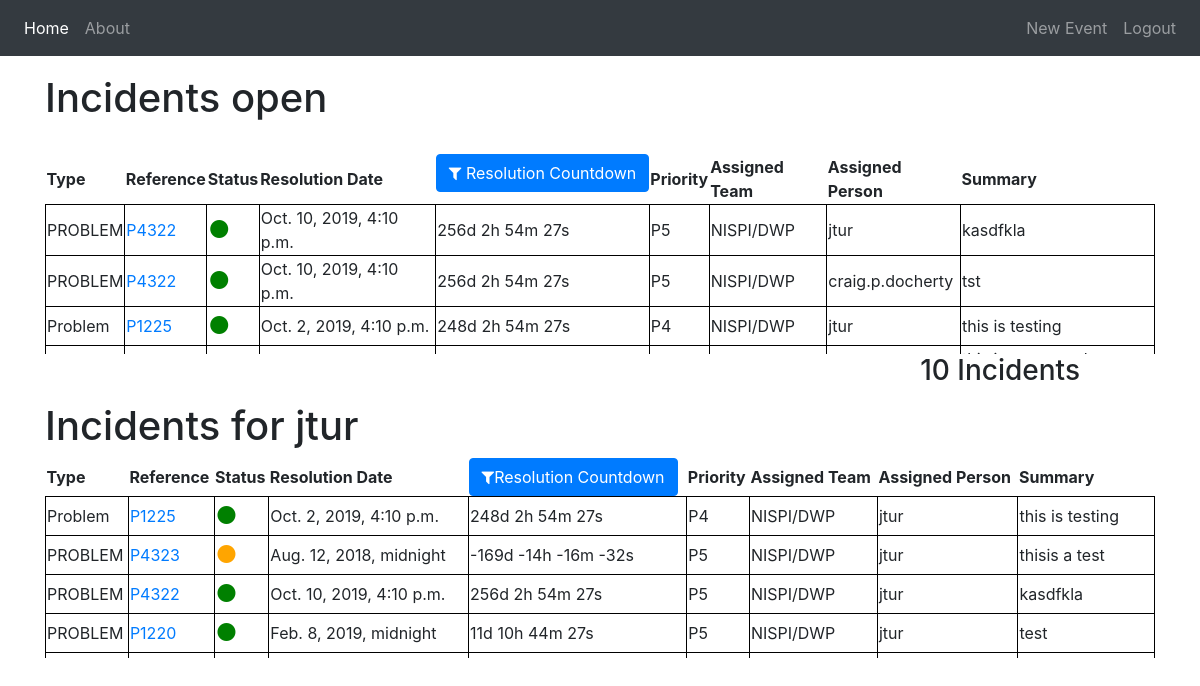
Screenshot of / (signed in) with the database file from the repository.
### tracker/models.py (models this page shows, shortened)
class Event(models.Model):
    PRIORITY = (
        ('P1', 'P1'),
        ('P2', 'P2'),
        ('P3', 'P3'),
        ('P4', 'P4'),
        ('P5', 'P5'),
    )
    STATUS = (
        (1, '1'),
        (2, '2'),
        (3, '3'),
    )
    TYPE = (
        ('PROBLEM', 'Problem'),
        ('INCIDENT', 'Incident'),
    )
    TEAM = (
        ('NISPI/DWP', 'NISPI/DWP'),
    )
    type = models.CharField(
        choices=TYPE,
        max_length=10,
        default='Problem'
    )
    reference = models.CharField(max_length=10)
    status = models.IntegerField(choices=STATUS, default='1')
    resolution_date = models.DateTimeField()
    priority = models.CharField(
        max_length=2,
        choices=PRIORITY,
        default='P5',
    )
    assigned_team = models.CharField(choices=TEAM, default='NISPI/DWP', max_length=20)
    assigned_person = models.ForeignKey(User, default=User, on_delete=models.CASCADE)
    summary = models.TextField()

### tracker/views.py (the view)
# urls.py: path('', EventListView.as_view(), name='tracker-home'),
class EventListView(ListView):
    model = Event
    template_name = 'tracker/home.html'
    context_object_name = 'events'
    def get_queryset(self):
        toggle = self.request.session.get('toggleTime',None)
        if toggle is None:
            self.request.session['toggleTime'] = False
            toggle = False
        if toggle:
            qs = super().get_queryset()
            return qs.order_by('-resolution_date')
        else:
            return Event.objects.all()
    def get_context_data(self, **kwargs):
        username = None
        toggle = self.request.session.get('toggleTime2', None)
        if self.request.user.is_authenticated:
            username = self.request.user.username
            context = super(EventListView, self).get_context_data(**kwargs)
            if toggle is None:
                self.request.session['toggleTime2'] = False
                toggle = False
            if toggle:
                context['values'] = Event.objects.all().filter(assigned_person__username=username)
            else:
                context['values'] = Event.objects.all().filter(assigned_person__username=username).order_by('-resolution_date')
            context['total_incidents'] = Event.objects.all().count()
            return context

### tracker/templates/tracker/home.html (shortened to what this page needs)
{% extends "tracker/base.html" %}
{% load static %}
{% block content %}
{% if user.is_authenticated %}
<h1> Incidents open </h1>
<br>
<div class="myDIV">
    <table>
        <tr>
            <th>Type</th>
            <th>Reference</th>
            <th>Status </th>
            <th>Resolution Date</th>
            <th id="filterButton1" class="btn btn-primary">
            <span class="fa fa-filter"></span>
            Resolution Countdown</th>
            <th>Priority</th>
            <th>Assigned Team</th>
            <th>Assigned Person</th>
            <th>Summary</th>
        </tr>
        {% for event in events %}
          <tr>
            <td>{{ event.type }}</td>
            <td><a href="{% url 'event-detail' event.id %}"> {{ event.reference }} </a></td>
            <td>
                {% if event.status == 1 %}
                    <span class="glyphicon glyphicon-one-fine-dot"></span>
                {% endif %}
            </td>
            <td> {{ event.resolution_date }} </td>
            <td id="demo_{{ event.id }}"></td>
            <td> {{ event.priority }} </td>
            <td> {{ event.assigned_team }} </td>
            <td> {{ event.assigned_person }} </td>
            <td> {{ event.summary }} </td>
          </tr>
        {% endfor %}
    </table>
</div>
<h3 style="  position: absolute;right: 10%;">{{ total_incidents }} Incident{{ total_incidents|pluralize }}</h3>
<br><br>
<h1>Incidents for {{ user.username }}</h1>
<div class="myDIV">
    <table>
    <tr>
        <th>Type</th>
        <th>Reference</th>
        <th>Status </th>
        <th>Resolution Date</th>
        <th id="filterButton2" class="btn btn-primary">
        <span class="fa fa-filter"></span>Resolution Countdown</th>
        <th>Priority</th>
        <th>Assigned Team</th>
        <th>Assigned Person</th>
        <th>Summary</th>
      </tr>
    {% for val in values %}
      <tr>
        <td>{{ val.type }}</td>
        <td><a href="{% url 'event-detail' val.id %}"> {{ val.reference }} </a></td>
        <td>
            {% if val.status == 1 %}
                <span class="glyphicon glyphicon-one-fine-dot"></span>
            {% endif %}
            {% if val.status == 2 %}
                <span class="glyphicon glyphicon-one-fine-dot2"></span>
            {% endif %}
        </td>
        <td> {{ val.resolution_date }} </td>
        <td id="indiv_{{ val.id }}"></td>
        <td> {{ val.priority }} </td>
        <td> {{ val.assigned_team }} </td>
        <td> {{ val.assigned_person }} </td>
        <td> {{ val.summary }} </td>
      </tr>
    {% endfor %}
    </table>
</div>
{% else %}
    <h1 class="text-center" ><a href="{% url 'login' %}">Login here</a></h1>
{% endif %}
{% endblock content %}

### tracker/templates/tracker/base.html (shortened to what this page needs)
{% load static %}
<!DOCTYPE html>
<html lang="en">
<head>
     <link rel="stylesheet" href="https://maxcdn.bootstrapcdn.com/bootstrap/4.0.0/css/bootstrap.min.css">
    <link href="https://maxcdn.bootstrapcdn.com/font-awesome/4.7.0/css/font-awesome.min.css" rel="stylesheet">
    <link rel="stylesheet" href="{% static 'tracker/main.css' %}">
</head>
<body>
        <nav class="navbar navbar-expand-md navbar-dark bg-dark fixed-top">
      <div class="collapse navbar-collapse" id="navbarsExampleDefault">
        <ul class="navbar-nav mr-auto">
          <li class="nav-item active">
            <a class="nav-link" href="{% url 'tracker-home' %}">Home <span class="sr-only">(current)</span></a>
          </li>
          <li class="nav-item">
            <a class="nav-link" href="{% url 'tracker-about' %}">About</a>
          </li>
        </ul>
        <ul class="navbar-nav ml-auto features">
            {% if user.is_authenticated %}
                <li class="nav-item">
                    <a class="nav-link" href="{% url 'event-create' %}">New Event</a>
                </li>
                <li class="nav-item">
                    <a class="nav-link" href="{% url 'logout' %}">Logout</a>
                </li>
            {% else %}
            <li class="nav-item">
                <a class="nav-link" href="{% url 'login' %}">Login</a>
            </li>
            {% endif %}
        </ul>
      </div>
    </nav>
    <main role="main" class="container">
        <br>
    </main>
    <div class="container">
        {% block content %}{% endblock %}
    </div>
</body>
</html>

### tracker/static/tracker/main.css (style rules this page uses)
body { padding-top: 50px; }

### tracker/templates/tracker/home.html (style rules this page uses)
table { width: 100%; border-collapse: collapse; }
td { border: 1px solid black; }
.myDIV { // border: 1px solid black; //background-color: lightblue; width: 100%; height: 200px; overflow-y: scroll; }
.glyphicon.glyphicon-one-fine-dot:before { content: "\25cf"; font-size: 1.5em; color:green; }
.glyphicon.glyphicon-one-fine-dot2:before { content: "\25cf"; font-size: 1.5em; color: orange; }

### rows the page displays
Event: type "PROBLEM", reference "P4322", status 1 (drawn), resolution_date "Oct. 10, 2019, 4:10 p.m.", priority "P5", assigned_team "NISPI/DWP", assigned_person "jtur", summary "kasdfkla"
Event: type "PROBLEM", reference "P4322", status 1 (drawn), resolution_date "Oct. 10, 2019, 4:10 p.m.", priority "P5", assigned_team "NISPI/DWP", assigned_person "craig.p.docherty", summary "tst"
Event: type "Problem", reference "P1225", status 1 (drawn), resolution_date "Oct. 2, 2019, 4:10 p.m.", priority "P4", assigned_team "NISPI/DWP", assigned_person "jtur", summary "this is testing"
Event: type "PROBLEM", reference "P4323", status 2 (drawn), resolution_date "Aug. 12, 2018, midnight", priority "P5", assigned_team "NISPI/DWP", assigned_person "jtur", summary "thisis a test"
Event: type "PROBLEM", reference "P1220", status 1 (drawn), resolution_date "Feb. 8, 2019, midnight", priority "P5", assigned_team "NISPI/DWP", assigned_person "jtur", summary "test"

### other values shown
{{ total_incidents }} "10"
{{ user.username }} "jtur"
